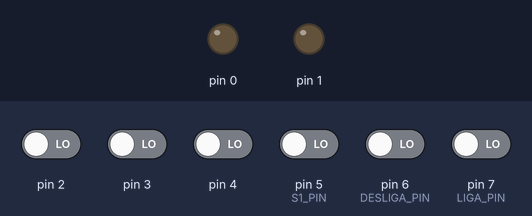
A sketch run on a simulated Arduino Uno, built with avr-gcc and run on an emulated ATmega328P. Parts: output pins drawn as LEDs (lit = HIGH). The inputs (shaded band) are chosen by the test bench; at power-on: pin 2–4, pin 5 (S1_PIN), pin 6 (DESLIGA_PIN), pin 7 (LIGA_PIN) LOW.

Above: at 0.9 s.
1.0 s: pin 5 (S1_PIN) driven HIGH
At 1.3 s:
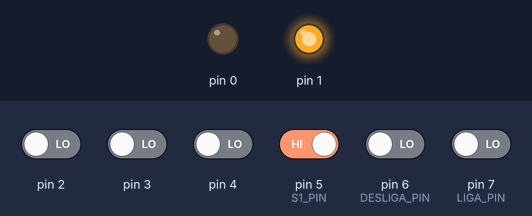
Timing chart, 0 to 4.0 s (numbered marks = the images above; inputs shaded):
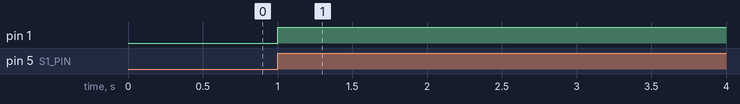

Measured:
- after the input at 1.0 s, pin 1: LOW → HIGH at once

The sketch:

Exercicio_1-Lista.ino
```cpp
#define Led1 (0b00000010)
#define Led2 (0b00000001)
#define LIGA_PIN (1 << PD7)
#define DESLIGA_PIN (1 << PD6)
#define S1_PIN (1 << PD5)

int main(void) {
  DDRD = DDRD | Led1;
  DDRD = DDRD | Led2;

  DDRD &= ~(LIGA_PIN);
  DDRD &= ~(DESLIGA_PIN);
  DDRD &= ~(S1_PIN);

  PORTD = PORTD & ~(Led1);
  PORTD = PORTD & ~(Led2);

  for (;;) {
    int liga = PIND & LIGA_PIN;
    int desliga = PIND & DESLIGA_PIN;
    int s1 = PIND & S1_PIN;

    if (liga && !s1) {
      PORTD = PORTD | Led2;
    }

    if (desliga || s1) {
      PORTD = PORTD & ~(Led2);
    }

    if (s1) {
      PORTD = PORTD | Led1;
    }

    if (!s1 && liga) {
      PORTD = PORTD & ~(Led1);
    }

    _delay_ms(100);
  }
}
```
